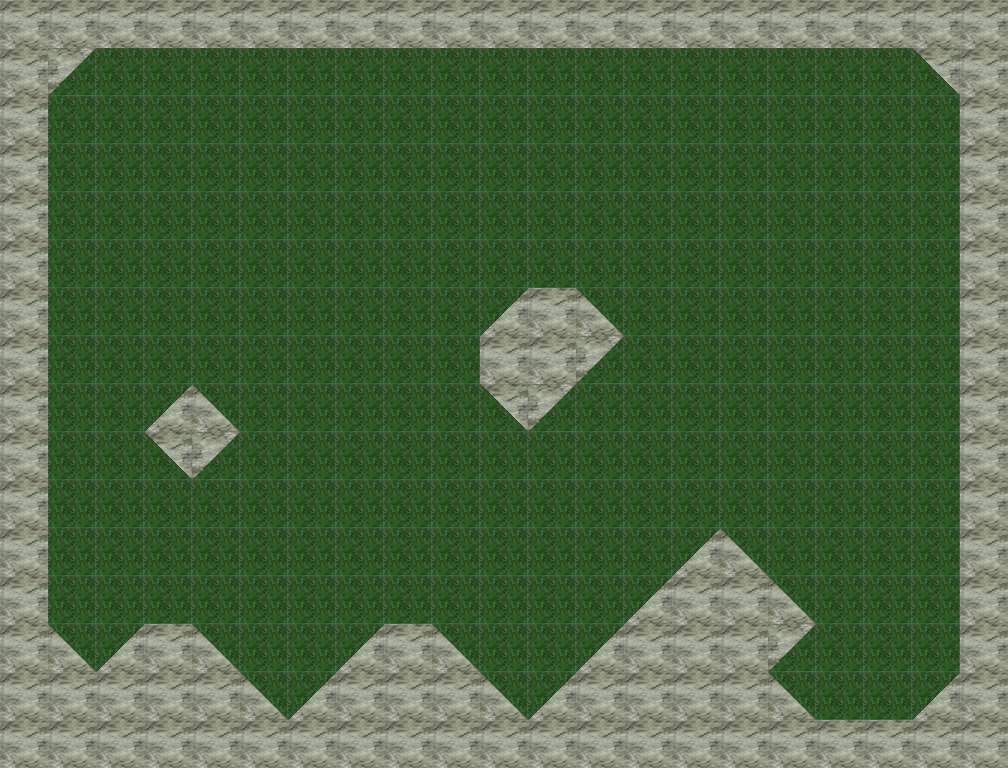

This game map was drawn from its Tiled (.tmx) file and the tilesets committed beside it. A one-line description and the full map source follow:
An orthogonal 21x16 tile map with 48x48 px tiles, 1 tile layer (Tile Layer 1) and 6 objects.

<map version="1.0" orientation="orthogonal" width="21" height="16" tilewidth="48" tileheight="48">
 <tileset firstgid="1" name="map-tiles" tilewidth="48" tileheight="48">
  <image source="map-tiles.png" width="288" height="48" />
 </tileset>
 <layer name="Tile Layer 1" width="21" height="16">
  <data>
   <tile gid="2" />
   <tile gid="2" />
   <tile gid="2" />
   <tile gid="2" />
   <tile gid="2" />
   <tile gid="2" />
   <tile gid="2" />
   <tile gid="2" />
   <tile gid="2" />
   <tile gid="2" />
   <tile gid="2" />
   <tile gid="2" />
   <tile gid="2" />
   <tile gid="2" />
   <tile gid="2" />
   <tile gid="2" />
   <tile gid="2" />
   <tile gid="2" />
   <tile gid="2" />
   <tile gid="2" />
   <tile gid="2" />
   <tile gid="2" />
   <tile gid="6" />
   <tile gid="1" />
   <tile gid="1" />
   <tile gid="1" />
   <tile gid="1" />
   <tile gid="1" />
   <tile gid="1" />
   <tile gid="1" />
   <tile gid="1" />
   <tile gid="1" />
   <tile gid="1" />
   <tile gid="1" />
   <tile gid="1" />
   <tile gid="1" />
   <tile gid="1" />
   <tile gid="1" />
   <tile gid="1" />
   <tile gid="1" />
   <tile gid="5" />
   <tile gid="2" />
   <tile gid="2" />
   <tile gid="1" />
   <tile gid="1" />
   <tile gid="1" />
   <tile gid="1" />
   <tile gid="1" />
   <tile gid="1" />
   <tile gid="1" />
   <tile gid="1" />
   <tile gid="1" />
   <tile gid="1" />
   <tile gid="1" />
   <tile gid="1" />
   <tile gid="1" />
   <tile gid="1" />
   <tile gid="1" />
   <tile gid="1" />
   <tile gid="1" />
   <tile gid="1" />
   <tile gid="1" />
   <tile gid="2" />
   <tile gid="2" />
   <tile gid="1" />
   <tile gid="1" />
   <tile gid="1" />
   <tile gid="1" />
   <tile gid="1" />
   <tile gid="1" />
   <tile gid="1" />
   <tile gid="1" />
   <tile gid="1" />
   <tile gid="1" />
   <tile gid="1" />
   <tile gid="1" />
   <tile gid="1" />
   <tile gid="1" />
   <tile gid="1" />
   <tile gid="1" />
   <tile gid="1" />
   <tile gid="1" />
   <tile gid="1" />
   <tile gid="2" />
   <tile gid="2" />
   <tile gid="1" />
   <tile gid="1" />
   <tile gid="1" />
   <tile gid="1" />
   <tile gid="1" />
   <tile gid="1" />
   <tile gid="1" />
   <tile gid="1" />
   <tile gid="1" />
   <tile gid="1" />
   <tile gid="1" />
   <tile gid="1" />
   <tile gid="1" />
   <tile gid="1" />
   <tile gid="1" />
   <tile gid="1" />
   <tile gid="1" />
   <tile gid="1" />
   <tile gid="1" />
   <tile gid="2" />
   <tile gid="2" />
   <tile gid="1" />
   <tile gid="1" />
   <tile gid="1" />
   <tile gid="1" />
   <tile gid="1" />
   <tile gid="1" />
   <tile gid="1" />
   <tile gid="1" />
   <tile gid="1" />
   <tile gid="1" />
   <tile gid="1" />
   <tile gid="1" />
   <tile gid="1" />
   <tile gid="1" />
   <tile gid="1" />
   <tile gid="1" />
   <tile gid="1" />
   <tile gid="1" />
   <tile gid="1" />
   <tile gid="2" />
   <tile gid="2" />
   <tile gid="1" />
   <tile gid="1" />
   <tile gid="1" />
   <tile gid="1" />
   <tile gid="1" />
   <tile gid="1" />
   <tile gid="1" />
   <tile gid="1" />
   <tile gid="1" />
   <tile gid="3" />
   <tile gid="2" />
   <tile gid="4" />
   <tile gid="1" />
   <tile gid="1" />
   <tile gid="1" />
   <tile gid="1" />
   <tile gid="1" />
   <tile gid="1" />
   <tile gid="1" />
   <tile gid="2" />
   <tile gid="2" />
   <tile gid="1" />
   <tile gid="1" />
   <tile gid="1" />
   <tile gid="1" />
   <tile gid="1" />
   <tile gid="1" />
   <tile gid="1" />
   <tile gid="1" />
   <tile gid="1" />
   <tile gid="2" />
   <tile gid="2" />
   <tile gid="6" />
   <tile gid="1" />
   <tile gid="1" />
   <tile gid="1" />
   <tile gid="1" />
   <tile gid="1" />
   <tile gid="1" />
   <tile gid="1" />
   <tile gid="2" />
   <tile gid="2" />
   <tile gid="1" />
   <tile gid="1" />
   <tile gid="3" />
   <tile gid="4" />
   <tile gid="1" />
   <tile gid="1" />
   <tile gid="1" />
   <tile gid="1" />
   <tile gid="1" />
   <tile gid="5" />
   <tile gid="6" />
   <tile gid="1" />
   <tile gid="1" />
   <tile gid="1" />
   <tile gid="1" />
   <tile gid="1" />
   <tile gid="1" />
   <tile gid="1" />
   <tile gid="1" />
   <tile gid="2" />
   <tile gid="2" />
   <tile gid="1" />
   <tile gid="1" />
   <tile gid="5" />
   <tile gid="6" />
   <tile gid="1" />
   <tile gid="1" />
   <tile gid="1" />
   <tile gid="1" />
   <tile gid="1" />
   <tile gid="1" />
   <tile gid="1" />
   <tile gid="1" />
   <tile gid="1" />
   <tile gid="1" />
   <tile gid="1" />
   <tile gid="1" />
   <tile gid="1" />
   <tile gid="1" />
   <tile gid="1" />
   <tile gid="2" />
   <tile gid="2" />
   <tile gid="1" />
   <tile gid="1" />
   <tile gid="1" />
   <tile gid="1" />
   <tile gid="1" />
   <tile gid="1" />
   <tile gid="1" />
   <tile gid="1" />
   <tile gid="1" />
   <tile gid="1" />
   <tile gid="1" />
   <tile gid="1" />
   <tile gid="1" />
   <tile gid="1" />
   <tile gid="1" />
   <tile gid="1" />
   <tile gid="1" />
   <tile gid="1" />
   <tile gid="1" />
   <tile gid="2" />
   <tile gid="2" />
   <tile gid="1" />
   <tile gid="1" />
   <tile gid="1" />
   <tile gid="1" />
   <tile gid="1" />
   <tile gid="1" />
   <tile gid="1" />
   <tile gid="1" />
   <tile gid="1" />
   <tile gid="1" />
   <tile gid="1" />
   <tile gid="1" />
   <tile gid="1" />
   <tile gid="3" />
   <tile gid="4" />
   <tile gid="1" />
   <tile gid="1" />
   <tile gid="1" />
   <tile gid="1" />
   <tile gid="2" />
   <tile gid="2" />
   <tile gid="1" />
   <tile gid="1" />
   <tile gid="1" />
   <tile gid="1" />
   <tile gid="1" />
   <tile gid="1" />
   <tile gid="1" />
   <tile gid="1" />
   <tile gid="1" />
   <tile gid="1" />
   <tile gid="1" />
   <tile gid="1" />
   <tile gid="3" />
   <tile gid="2" />
   <tile gid="2" />
   <tile gid="4" />
   <tile gid="1" />
   <tile gid="1" />
   <tile gid="1" />
   <tile gid="2" />
   <tile gid="2" />
   <tile gid="4" />
   <tile gid="3" />
   <tile gid="2" />
   <tile gid="4" />
   <tile gid="1" />
   <tile gid="1" />
   <tile gid="3" />
   <tile gid="2" />
   <tile gid="4" />
   <tile gid="1" />
   <tile gid="1" />
   <tile gid="3" />
   <tile gid="2" />
   <tile gid="2" />
   <tile gid="2" />
   <tile gid="6" />
   <tile gid="1" />
   <tile gid="1" />
   <tile gid="1" />
   <tile gid="2" />
   <tile gid="2" />
   <tile gid="2" />
   <tile gid="2" />
   <tile gid="2" />
   <tile gid="2" />
   <tile gid="4" />
   <tile gid="3" />
   <tile gid="2" />
   <tile gid="2" />
   <tile gid="2" />
   <tile gid="4" />
   <tile gid="3" />
   <tile gid="2" />
   <tile gid="2" />
   <tile gid="2" />
   <tile gid="2" />
   <tile gid="4" />
   <tile gid="1" />
   <tile gid="1" />
   <tile gid="3" />
   <tile gid="2" />
   <tile gid="2" />
   <tile gid="2" />
   <tile gid="2" />
   <tile gid="2" />
   <tile gid="2" />
   <tile gid="2" />
   <tile gid="2" />
   <tile gid="2" />
   <tile gid="2" />
   <tile gid="2" />
   <tile gid="2" />
   <tile gid="2" />
   <tile gid="2" />
   <tile gid="2" />
   <tile gid="2" />
   <tile gid="2" />
   <tile gid="2" />
   <tile gid="2" />
   <tile gid="2" />
   <tile gid="2" />
   <tile gid="2" />
  </data>
 </layer>
 <objectgroup name="path" width="21" height="16">
  <object x="888" y="625" />
  <object x="885" y="99" />
  <object x="136" y="99" />
  <object x="100" y="529" />
  <object x="430" y="534" />
  <object x="718" y="385" />
 </objectgroup>
</map>
